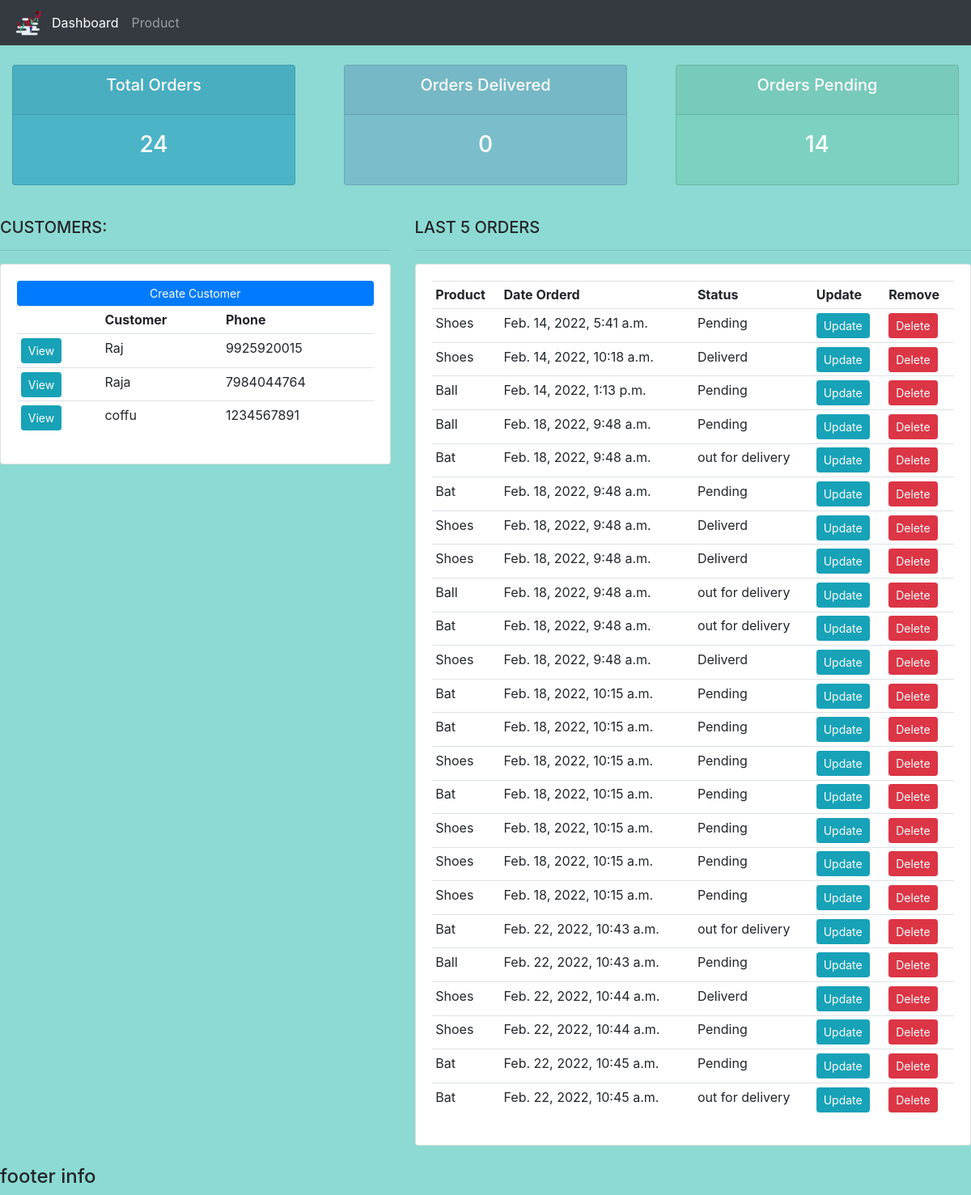
Before: / (signed in) with the older database file.
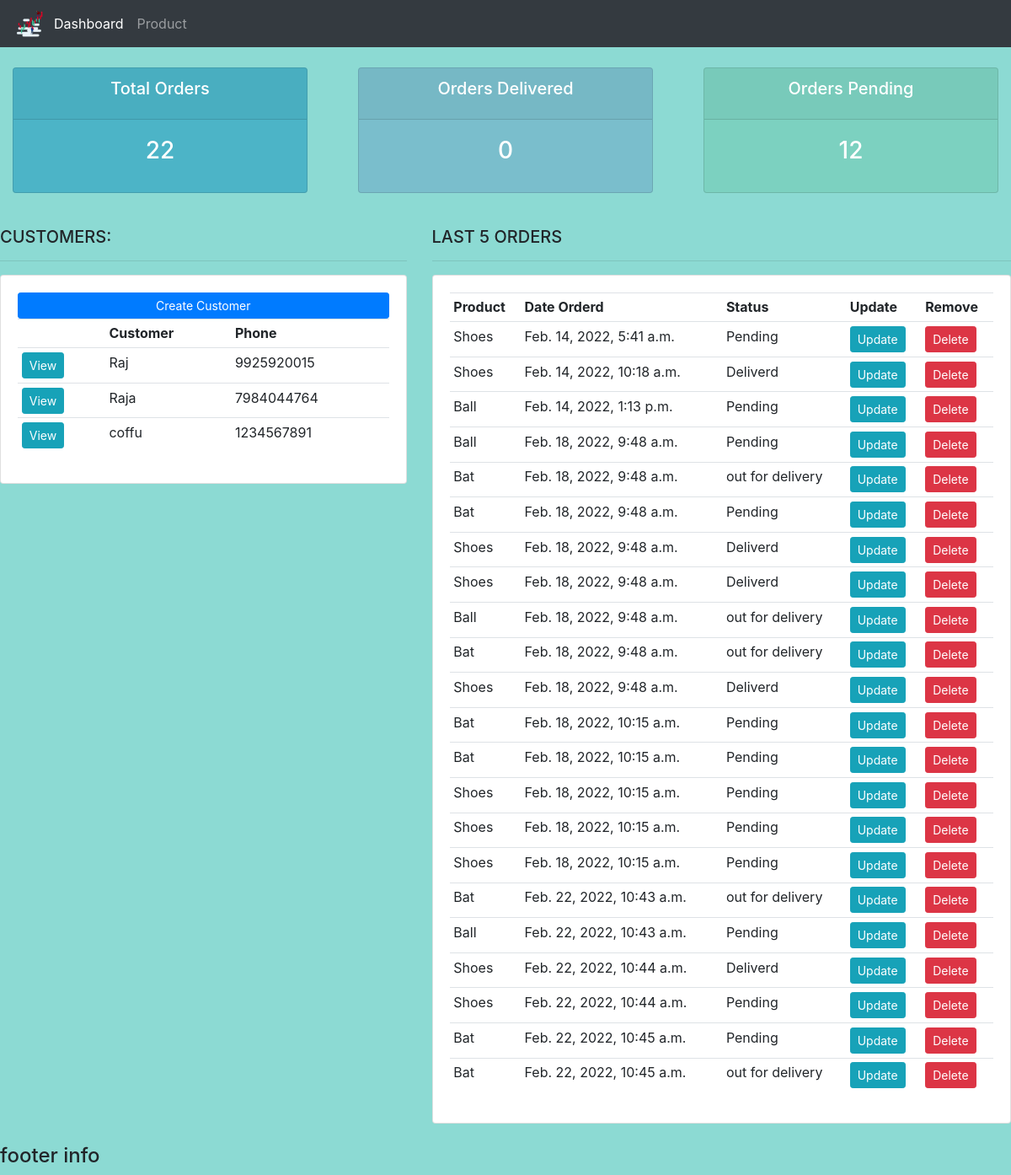
After: the same page with the newer database file.
### account/models.py (models this page shows, shortened)
class Customer(models.Model):
    name = models.CharField(max_length=100)
    phone = models.IntegerField(blank=False)
    email = models.CharField(max_length=100, null= True)
    date_created = models.DateTimeField(auto_now_add=True)

class Order(models.Model):
    STATUS =(
        ('Pending', 'Pending'),
        ('out for delivery', 'Out for Delivery'),
        ('Deliverd', 'Deliverd'),
    )
    customer = models.ForeignKey(Customer, on_delete=models.SET_NULL, null=True)
    product = models.ForeignKey(Product, on_delete=models.SET_NULL, null=True)
    date_created = models.DateTimeField(auto_now_add=True, null=True)
    status = models.CharField(max_length=100, choices=STATUS, default='')
    note = models.CharField(max_length=1000, null=True)

class Product(models.Model):
	CATEGORY = (
			('Indoor', 'Indoor'),
			('Out Door', 'Out Door'),
			)
	name = models.CharField(max_length=200, null=True)
	price = models.FloatField(null=True)
	category = models.CharField(max_length=200, null=True, choices=CATEGORY)
	description = models.CharField(max_length=200, null=True, blank=True)
	date_created = models.DateTimeField(auto_now_add=True, null=True)
	tags = models.ManyToManyField(Tag)
	def __str__(self):
		return self.name

### account/views.py (the view)
# urls.py: path('', views.home, name="home"),
@login_required(login_url='login')
def home(request):
	orders = Order.objects.all()
	customers = Customer.objects.all()
	total_customers = customers.count()
	total_orders = orders.count()
	delivered = orders.filter(status='Delivered').count()
	pending = orders.filter(status='Pending').count()
	context = {'orders':orders, 'customers':customers,
	'total_orders':total_orders,'delivered':delivered,
	'pending':pending }
	return render(request, 'account/dashboard.html', context)

### account/templates/account/dashboard.html
{%  extends 'account/main.html' %}
{% block content %}
{%  include 'account/status.html' %}
<br>
<div class="row">
	<div class="col-md-5">
		<h5>CUSTOMERS:</h5>
		<hr>
		<div class="card card-body">
			<a class="btn btn-primary  btn-sm btn-block" href="">Create Customer</a>
			<table class="table table-sm">
				<tr>
					<th></th>
					<th>Customer</th>
					<th>Phone</th>
				</tr>
				{% for customer in customers %}
					<tr>
						<td><a class="btn btn-sm btn-info" href="{% url 'customer' customer.id %}">View</a></td>
						<td>{{customer.name}}</td>
						<td>{{customer.phone}}</td>
					</tr>
				{% endfor %}
			</table>
		</div>
	</div>
	<div class="col-md-7">
		<h5>LAST 5 ORDERS</h5>
		<hr>
		<div class="card card-body">
			<table class="table table-sm">
				<tr>
					<th>Product</th>
					<th>Date Orderd</th>
					<th>Status</th>
					<th>Update</th>
					<th>Remove</th>
				</tr>
				{% for order in orders %}
					<tr>
						<td>{{order.product}}</td>
						<td>{{order.date_created}}</td>
						<td>{{order.status}}</td>
						<td><a class="btn btn-sm btn-info" href="{% url 'update_order' order.id %}">Update</a></td>
						<td><a class="btn btn-sm btn-danger" href="{% url 'delete_order' order.id %}">Delete</a></td>
					</tr>
				{% endfor %}
			</table>
		</div>
	</div>
</div>
{% endblock %}

Changed rows visible on the page:
removed Order: product "Bat", date_created "Feb. 18, 2022, 10:15 a.m.", status "Pending"
removed Order: product "Shoes", date_created "Feb. 18, 2022, 10:15 a.m.", status "Pending"
Other visible differences:
{{ total_orders }}: "24" → "22"
{{ pending }}: "14" → "12"
